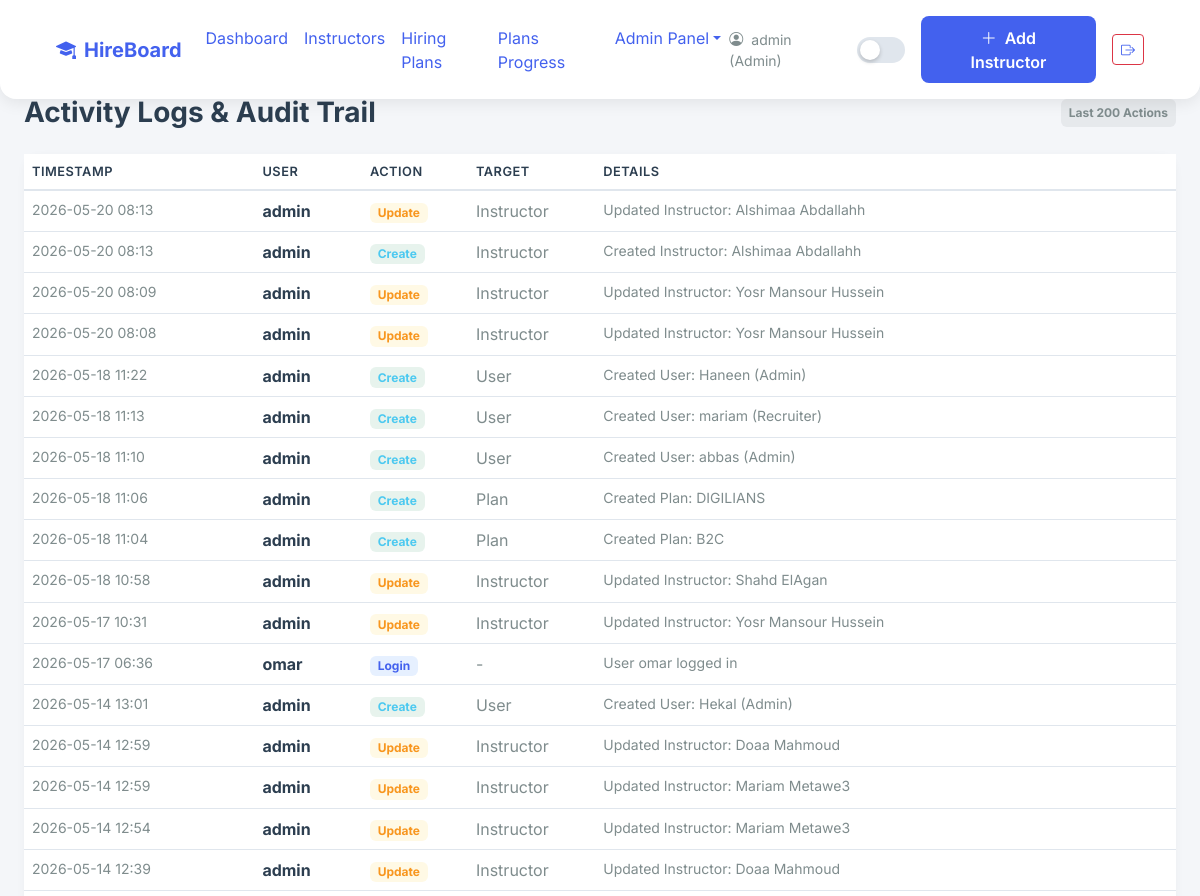
Page /logs/ (signed in, upper part) on the earlier database version.
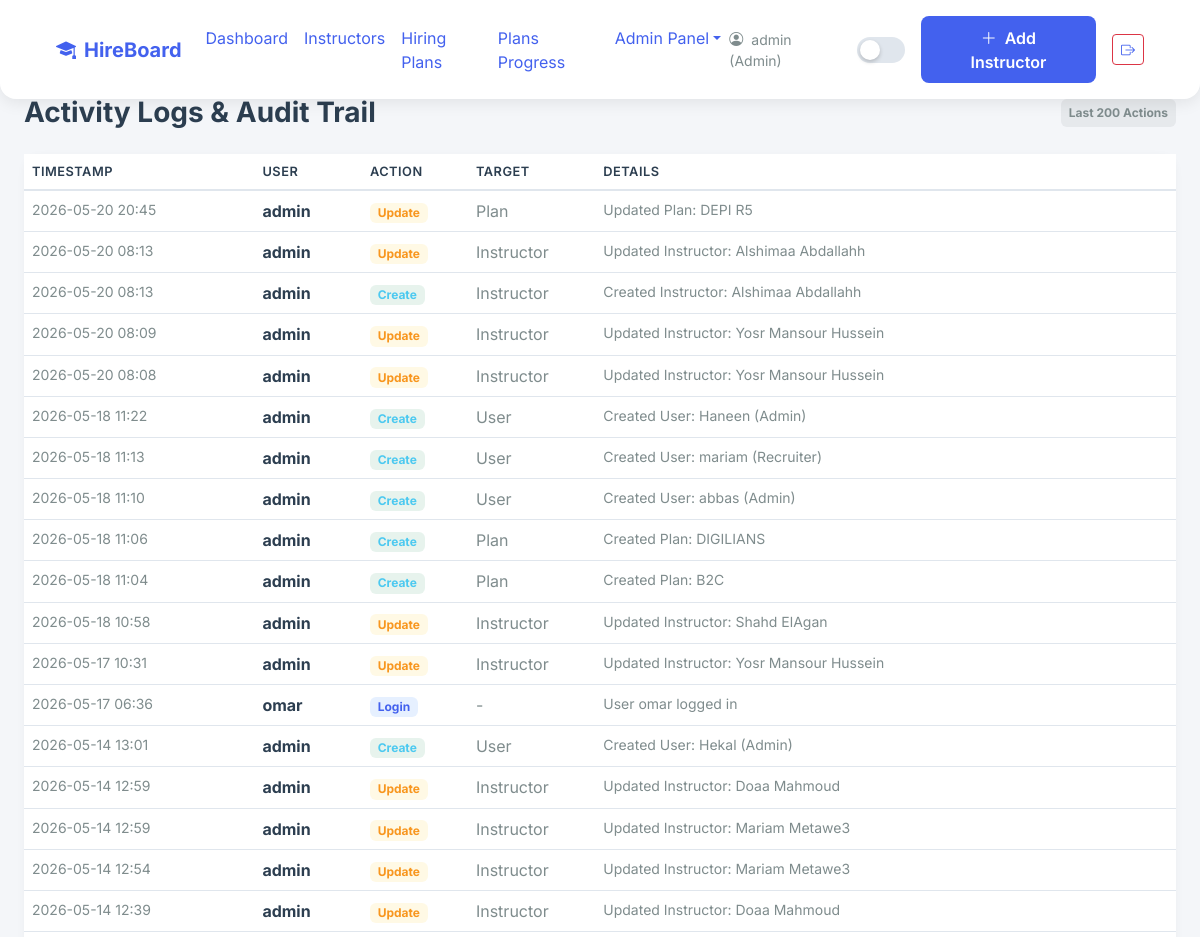
Same page on the later database version.
### app/models.py (models this page shows)
class ActivityLog(db.Model):
    __tablename__ = 'activity_logs'
    id = db.Column(db.Integer, primary_key=True)
    user_id = db.Column(db.Integer, db.ForeignKey('users.id'), nullable=True) # Nullable in case system does something
    action = db.Column(db.String(100), nullable=False) # e.g., 'Create', 'Login', 'Delete'
    target_type = db.Column(db.String(50)) # e.g., 'Instructor', 'Plan', 'User'
    details = db.Column(db.String(500)) # e.g., 'Created Instructor: Ahmed Ali'
    timestamp = db.Column(db.DateTime, default=datetime.utcnow)
    user = db.relationship('User', backref='logs')

class User(UserMixin, db.Model):
    __tablename__ = 'users'
    id = db.Column(db.Integer, primary_key=True)
    username = db.Column(db.String(100), unique=True, nullable=False)
    password_hash = db.Column(db.String(200), nullable=False)
    role = db.Column(db.String(50), nullable=False)

### app/routes/logs.py (the view)
@logs_bp.route('/')
@login_required
def view_logs():
    if current_user.role != 'Admin':
        flash('Access Denied. Only Admins can view activity logs.', 'danger')
        return redirect(url_for('main.index'))
    logs = ActivityLog.query.order_by(ActivityLog.timestamp.desc()).limit(200).all()
    return render_template('logs/index.html', logs=logs)

### app/templates/logs/index.html (shortened to what this page needs)
{% extends 'base.html' %}
{% block content %}
<div class="d-flex justify-content-between align-items-center mb-4 animate-fade-up">
    <h3 class="fw-bold mb-0">Activity Logs & Audit Trail</h3>
    <span class="badge bg-secondary bg-opacity-10 text-secondary p-2">Last 200 Actions</span>
</div>
<div class="card animate-fade-up delay-1">
    <div class="table-responsive">
        <table class="table table-hover mb-0">
            <thead>
                <tr>
                    <th style="width: 20%;">Timestamp</th>
                    <th>User</th>
                    <th>Action</th>
                    <th>Target</th>
                    <th>Details</th>
                </tr>
            </thead>
            <tbody>
                {% for log in logs %}
                <tr>
                    <td class="text-muted small">{{ log.timestamp.strftime('%Y-%m-%d %H:%M') }}</td>
                    <td class="fw-bold">{{ log.user.username if log.user else 'System' }}</td>
                    <td>
                        {% if log.action == 'Create' %}
                            <span class="badge bg-success bg-opacity-10 text-success">{{ log.action }}</span>
                        {% elif log.action == 'Delete' %}
                            <span class="badge bg-danger bg-opacity-10 text-danger">{{ log.action }}</span>
                        {% elif log.action == 'Update' %}
                            <span class="badge bg-warning bg-opacity-10 text-warning">{{ log.action }}</span>
                        {% else %}
                            <span class="badge bg-primary bg-opacity-10 text-primary">{{ log.action }}</span>
                        {% endif %}
                    </td>
                    <td class="text-muted">{{ log.target_type or '-' }}</td>
                    <td class="small">{{ log.details or '-' }}</td>
                </tr>
                {% endfor %}
            </tbody>
        </table>
    </div>
</div>
{% endblock %}

Differences in the rows shown:
added ActivityLog: timestamp "2026-05-20 20:45", user "admin", action "Update", target_type "Plan", details "Updated Plan: DEPI R5"
